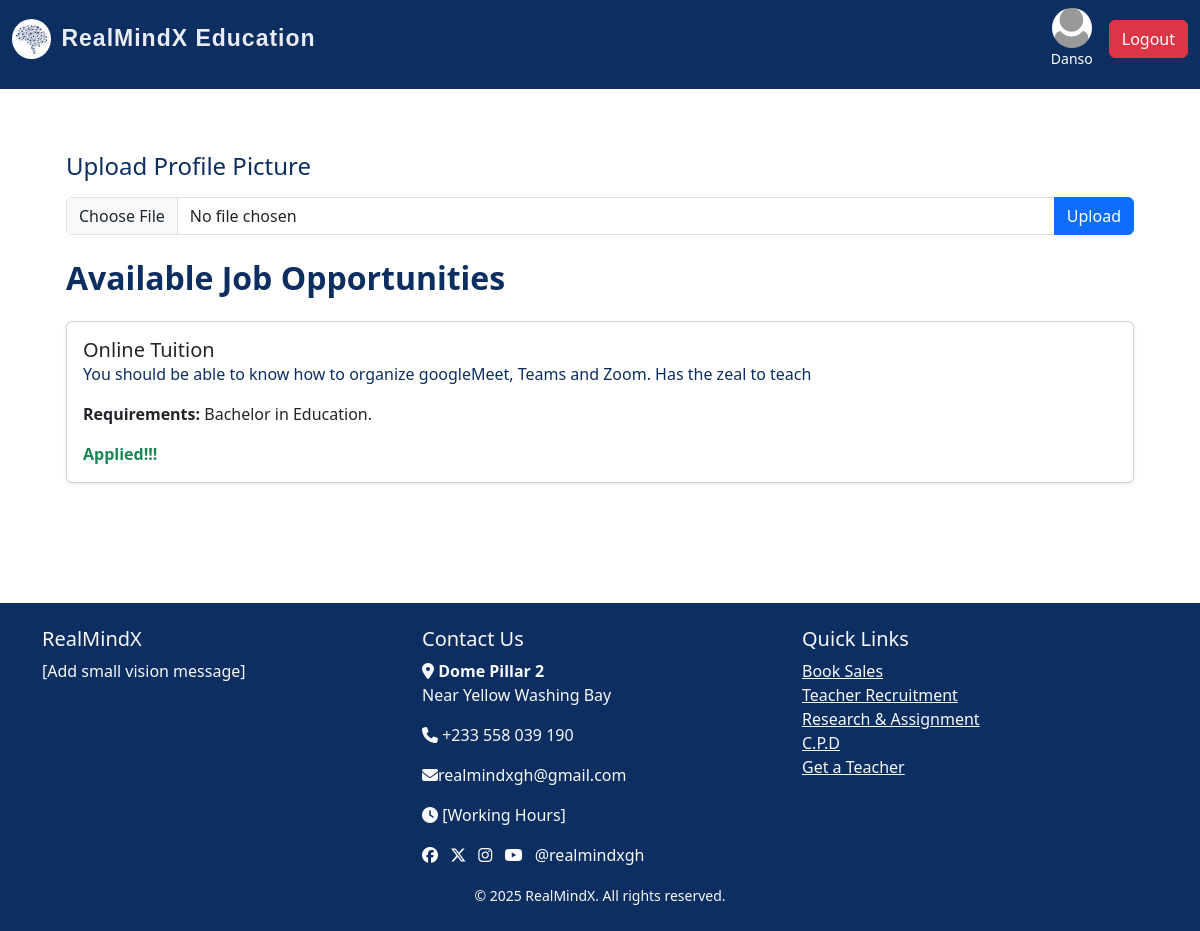
The page /users/dashboard (signed in) on the database its author committed.
### models.py (models this page shows, shortened)
class User(UserMixin, db.Model):
    id = db.Column(db.Integer, primary_key=True)
    username = db.Column(db.String(150), nullable=False)
    email = db.Column(db.String(150), unique=True, nullable=False)
    password = db.Column(db.String(150), nullable=False)
    profile_pic = db.Column(db.String(200), nullable=True)
    applications = db.relationship('Application', backref='user', lazy=True)

class JobPost(db.Model):
    id = db.Column(db.Integer, primary_key=True)
    title = db.Column(db.String(150), nullable=False)
    description = db.Column(db.Text, nullable=False)
    job_type = db.Column(db.String(50))
    requirements = db.Column(db.Text, nullable=False)
    date_posted = db.Column(db.DateTime, default=datetime.utcnow)
    admin_id = db.Column(db.Integer, db.ForeignKey('admin.id'), nullable=False)
    applications = db.relationship('Application', backref='job', cascade='all, delete-orphan', lazy=True)

### routes.py (the view)
@app.route('/users/dashboard')
@login_required
def users_dashboard():
    if not isinstance(current_user, User):
        return redirect(url_for('admin_dashboard'))
    jobs = JobPost.query.order_by(JobPost.id.desc()).all()
    applied_jobs = [application.job_id for application in current_user.applications]
    return render_template('users_dashboard.html', jobs=jobs, applied_jobs=applied_jobs)

### routes.py (called while the page is built)
@login_manager.user_loader
def load_user(user_id):
    try:
        user_type, id = user_id.split(":")
        if user_type == "user":
            return User.query.get(int(id))
        elif user_type == "admin":
            return Admin.query.get(int(id))
    except ValueError:
        return None

### templates/users_dashboard.html (shortened to what this page needs)
{% extends "index.html" %}
{% block content %}
    <div class="container py-4">
        <div class="container py-4">
            <h4 class="mb-3">Upload Profile Picture</h4>
    <form method="POST" action="{{ url_for('upload_profile_pic') }}" enctype="multipart/form-data" class="mb-2">
        <div class="input-group">
            <input type="file" name="profile_pic" class="form-control" required>
            <button type="submit" class="btn btn-primary">Upload</button>
        </div>
    </form>
    <h2 class="mb-4 fw-bold" style="color: #0C2E60;">Available Job Opportunities</h2>
    {% if jobs %}
        {% for job in jobs %}
        <div class="card mb-4 shadow-sm">
            <div class="card-body">
                <h5 class="card-title">{{ job.title }}</h5>
                <p class="card-text">{{ job.description }}</p>
                {% if job.requirements %}
                <p><strong>Requirements:</strong> {{ job.requirements }}</p>
                {% endif %}
                {% if job.id in applied_jobs %}
                <span class="text-success fw-bold">Applied!!!</span>
                {% else %}
                    <a href="{{ url_for('apply', job_id=job.id) }}" class="btn btn-primary">Apply</a>
                {% endif %}
            </div>
        </div>
        {% endfor %}
    {% else %}
        <div class="alert alert-info" role="alert">
            No job postings available right now.
        </div>
    {% endif %}
</div>
{% endblock %}

### templates/index.html (shortened to what this page needs)
<!DOCTYPE html>
<html lang="en">
<head>
  <link rel="stylesheet" href="https://cdn.jsdelivr.net/npm/bootstrap@5.3.3/dist/css/bootstrap.min.css">
  <link rel="stylesheet" href="https://cdnjs.cloudflare.com/ajax/libs/font-awesome/6.6.0/css/all.min.css">
  <link rel="stylesheet" href="{{ url_for('static', filename='main.css') }}">
</head>
<body>
<nav class="navbar navbar-expand-lg navbar-dark bg-steel fixed-top">
  <div class="container-fluid">
    <a class="navbar-brand d-flex align-items-center" href="{{ url_for('home') }}">
      <img src="{{ url_for('static', filename='images/brain.jpg') }}" alt="Logo" style="height: 40px; border-radius: 50%; margin-right: 10px;">
      RealMindX Education
    </a>
    <div class="collapse navbar-collapse justify-content-end" id="navbarNav">
      <ul class="navbar-nav">
        {% if current_user.is_authenticated %}
        <li class="nav-item d-flex align-items-center ms-2">
          <div class="d-flex flex-column align-items-center text-white me-3">
            {% if current_user.profile_pic %}
              <img src="{{ url_for('static', filename='uploads/' ~ current_user.profile_pic) }}"
                  alt="Profile"
                  style="width: 40px; height: 40px; border-radius: 50%; object-fit: cover;">
            {% else %}
              <img src="{{ url_for('static', filename='images/default-profile.webp') }}"
                  alt="Default Profile"
                  style="width: 40px; height: 40px; border-radius: 50%; object-fit: cover;">
            {% endif %}
            <small>{{ current_user.username }}</small>
          </div>
          <a class="btn btn-danger" href="{{ url_for('logout') }}">Logout</a>
        </li>
        {% endif %}
      </ul>
    </div>
  </div>
</nav>
  <main class="container mt-5 pt-4">
    {% block content %}{% endblock %}
  </main>
  {% include 'footer.html' %}
</body>
</html>

### static/main.css (style rules this page uses)
html,body { position: relative; color: #0f0505; display: flex; flex-direction: column; margin: 0; margin-top: 1.0rem; }
.container { flex: 1; }
.navbar { margin-bottom: 0; padding-bottom: 20px; }
.navbar-brand { text-decoration: none; font-family: "Poppins", sans-serif; font-size: 23px; font-weight: bold; color:rgb(233, 236, 243); letter-spacing: 1px; }
.bg-steel { background-color: #0C2E60; }
.navbar-nav a { font-size: 16px; font-weight: 400; display: flex; align-items: center; gap: 5px; color: #ffffff; }
.card { flex: 1; display: flex; flex-direction: column; }
h1, h2, h3, h4 { color: #0C2E60; }
.card-title { margin-bottom: 0; }
.card-text { color:#0C2E60; }
label, button { font-size: 20px; }

### rows shown on the page
User: username "Danso"
JobPost: title "Online Tuition", description "You should be able to know how to organize googleMeet, Teams and Zoom. Has the zeal to teach", requirements "Bachelor in Education.", shows "Applied!!!"
